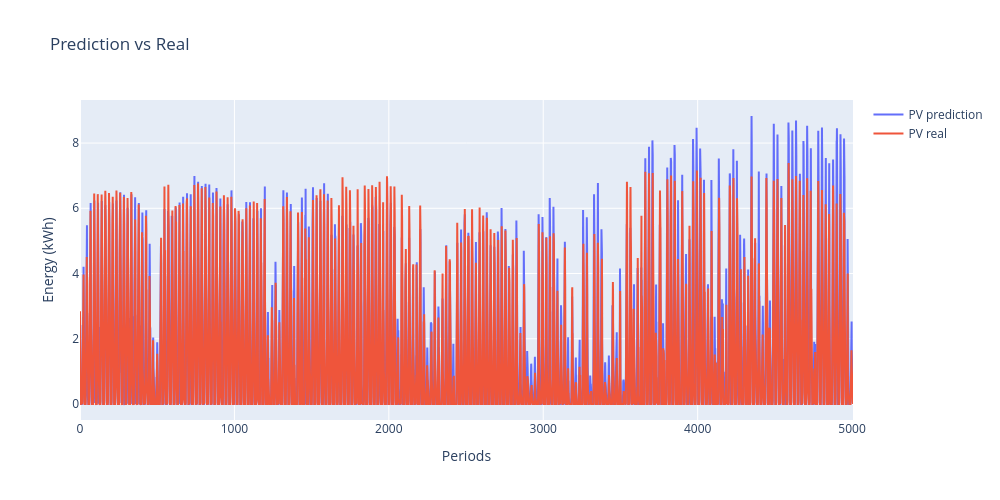

The cell this chart's notebook holds for it:
### Markdown cell above
### We need to Zoom in!

If necessary, install the Plotly library ``!pip install plotly``.

### Code cell
import plotly.graph_objects as go  # Importamos la librería de plotly

init = list(range(len(y_predict)))
y_predict_plot = pd.DataFrame(data=y_predict, index=init, columns=['predict'])

# Reindex y_test so it starts from 0, ensuring y_predict and y_test share the same index for plotting
y_test_plot = pd.DataFrame(data=y_test.values, index=init, columns=['test'])


# We create figure
fig = go.Figure()
fig.add_trace(go.Scatter(x=init, y=y_predict_plot['predict'][init],
                    mode='lines',
                    name='PV prediction'))
fig.add_trace(go.Scatter(x=init, y=y_test_plot['test'][init],
                     mode='lines', name='PV real'))


# We edit figure
fig.update_layout(autosize=False,
                  width=1000,
                    height=500,
                    title='Prediction vs Real',
                   xaxis_title='Periods',
                   yaxis_title='Energy (kWh)')


fig.show()

### Figure 1 — Plotly figure (JSON) as saved in the notebook; plotly's stock layout.template omitted (floating-point values rounded to 4 significant figures; data arrays with more than 128 entries replaced by an {"elided": "..."} marker saying what was removed)
{"data": [{"mode": "lines", "name": "PV prediction", "type": "scatter", "x": {"elided": "5007 int values"}, "y": {"elided": "5007 float values"}}, {"mode": "lines", "name": "PV real", "type": "scatter", "x": {"elided": "5007 int values"}, "y": {"elided": "5007 float values"}}], "layout": {"autosize": false, "height": 500, "title": {"text": "Prediction vs Real"}, "width": 1000, "xaxis": {"title": {"text": "Periods"}}, "yaxis": {"title": {"text": "Energy (kWh)"}}}}
